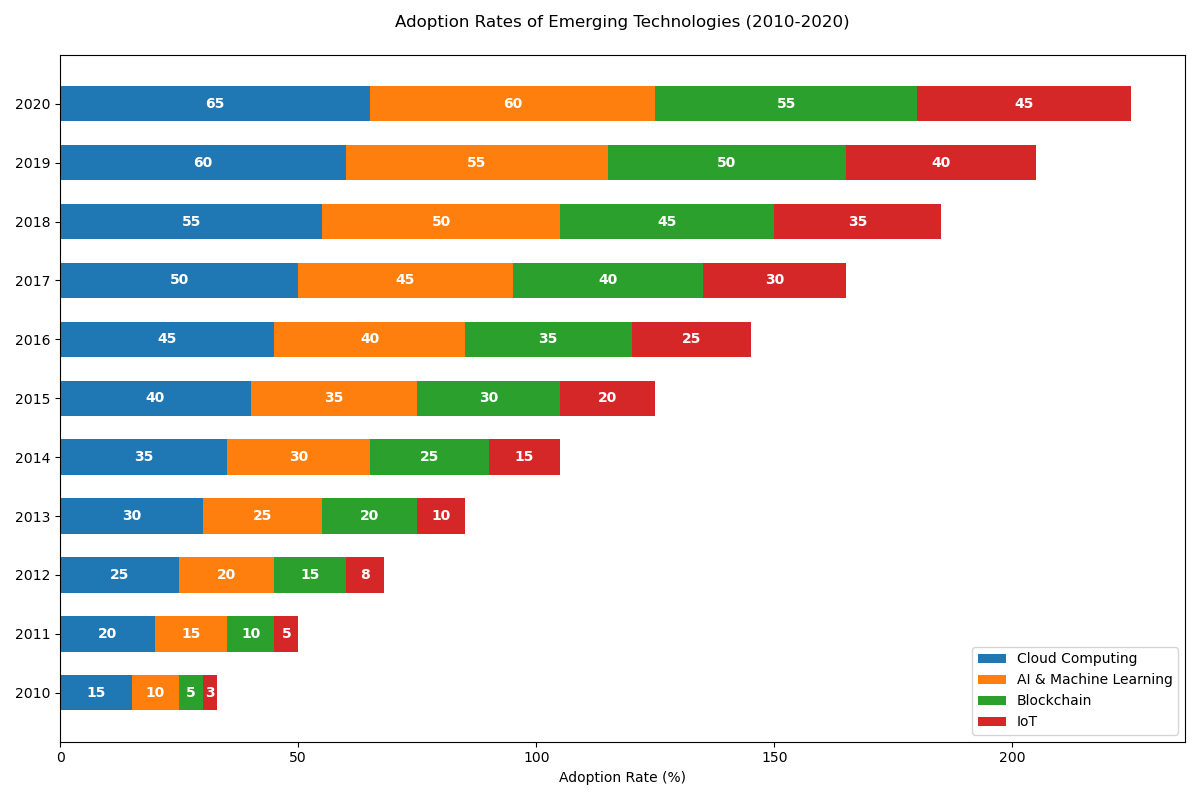

Here is the Python script that generated this plot:

import matplotlib.pyplot as plt
import numpy as np

years = np.array(['2010', '2011', '2012', '2013', '2014', '2015', '2016', '2017', '2018', '2019', '2020'])
cloud_computing = np.array([15, 20, 25, 30, 35, 40, 45, 50, 55, 60, 65])
ai_ml = np.array([10, 15, 20, 25, 30, 35, 40, 45, 50, 55, 60])
blockchain = np.array([5, 10, 15, 20, 25, 30, 35, 40, 45, 50, 55])
iot = np.array([3, 5, 8, 10, 15, 20, 25, 30, 35, 40, 45])

bar_height = 0.6
fig, ax = plt.subplots(figsize=(12, 8))

ax.barh(years, cloud_computing, height=bar_height, label='Cloud Computing', color='#1f77b4')
ax.barh(years, ai_ml, left=cloud_computing, height=bar_height, label='AI & Machine Learning', color='#ff7f0e')
ax.barh(years, blockchain, left=cloud_computing+ai_ml, height=bar_height, label='Blockchain', color='#2ca02c')
ax.barh(years, iot, left=cloud_computing+ai_ml+blockchain, height=bar_height, label='IoT', color='#d62728')

ax.set_xlabel('Adoption Rate (%)')
ax.set_title('Adoption Rates of Emerging Technologies (2010-2020)', pad=20)
ax.set_yticks(np.arange(len(years)))
ax.set_yticklabels(years)
ax.legend(ncol=1, loc='lower right', bbox_to_anchor=(1, 0))

# Adding numerical labels
for i, year in enumerate(years):
    ax.text(cloud_computing[i]/2, i, str(cloud_computing[i]), va='center', ha='center', color='white', weight='bold')
    ax.text(cloud_computing[i] + ai_ml[i]/2, i, str(ai_ml[i]), va='center', ha='center', color='white', weight='bold')
    ax.text(cloud_computing[i] + ai_ml[i] + blockchain[i]/2, i, str(blockchain[i]), va='center', ha='center', color='white', weight='bold')
    ax.text(cloud_computing[i] + ai_ml[i] + blockchain[i] + iot[i]/2, i, str(iot[i]), va='center', ha='center', color='white', weight='bold')

plt.tight_layout()
plt.show()
